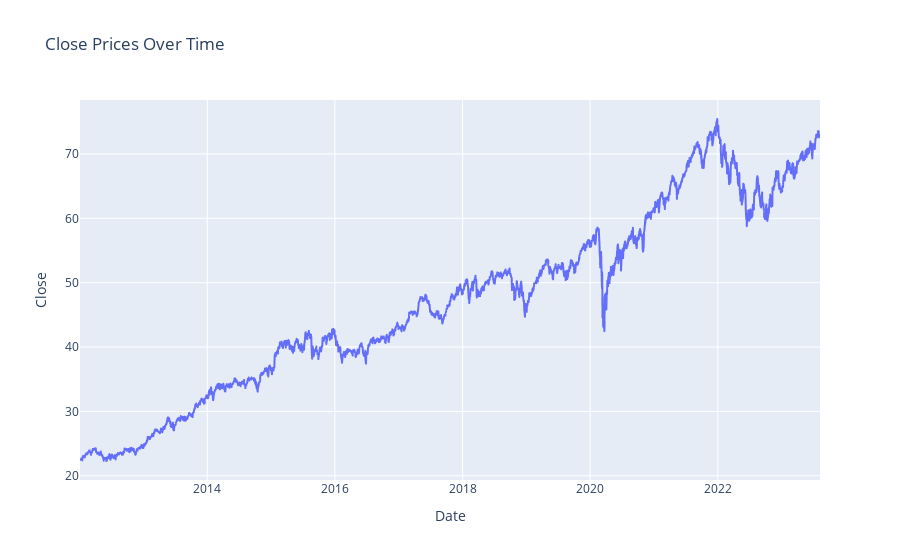

The notebook cell saved with this chart:
### Code cell
import plotly.express as px

# Assuming df is your DataFrame with 'Date' and 'Close' columns
line_plot = px.line(df, x='Date', y='Close', title='Close Prices Over Time')

# Update tooltip format
line_plot.update_traces(
    hovertemplate='Date: %{x|%Y-%m-%d}<br>Close: %{y:.3f}'
)

line_plot.show()

### Figure 1 — Plotly figure (JSON) as saved in the notebook; plotly's stock layout.template omitted (floating-point values rounded to 4 significant figures; data arrays with more than 128 entries replaced by an {"elided": "..."} marker saying what was removed)
{"data": [{"hovertemplate": "Date: %{x|%Y-%m-%d}<br>Close: %{y:.3f}", "legendgroup": "", "line": {"color": "#636efa", "dash": "solid"}, "marker": {"symbol": "circle"}, "mode": "lines", "name": "", "showlegend": false, "type": "scattergl", "x": {"elided": "2912 str values"}, "xaxis": "x", "y": {"elided": "2912 float values"}, "yaxis": "y"}], "layout": {"legend": {"tracegroupgap": 0}, "title": {"text": "Close Prices Over Time"}, "xaxis": {"anchor": "y", "domain": [0, 1], "title": {"text": "Date"}}, "yaxis": {"anchor": "x", "domain": [0, 1], "title": {"text": "Close"}}}}
